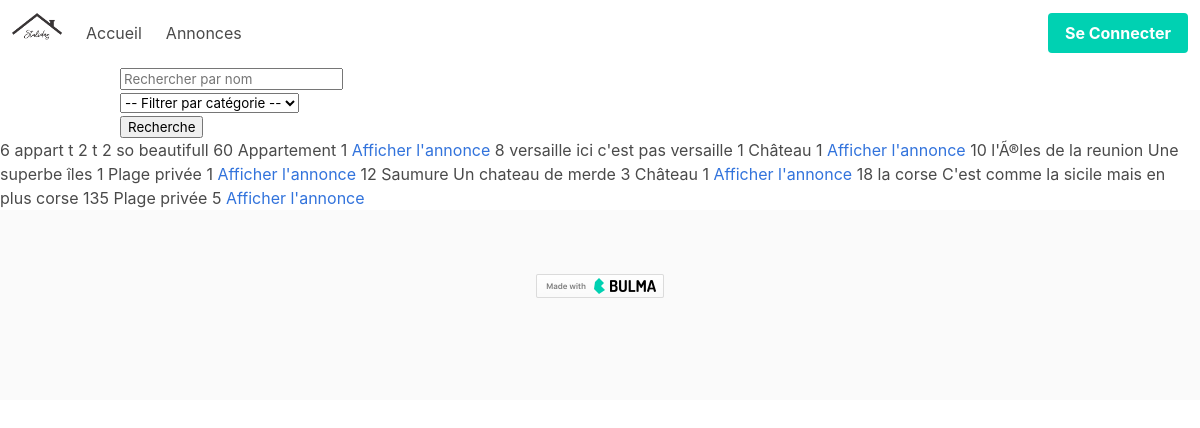
/Annonces.php, run on the app's committed database.
### tables this page shows
CREATE TABLE IF NOT EXISTS `annonces` (
  `ad_id` int(11) NOT NULL AUTO_INCREMENT,
  `title` varchar(255) NOT NULL,
  `content` text NOT NULL,
  `address` varchar(255) NOT NULL,
  `city` varchar(255) DEFAULT NULL,
  `price` int(11) NOT NULL,
  `images` varchar(255) DEFAULT NULL,
  `author` int(11) NOT NULL,
  `category_id` int(11) NOT NULL,
  PRIMARY KEY (`ad_id`),
  KEY `author_fk` (`author`),
  KEY `category_fk` (`category_id`)
);

CREATE TABLE IF NOT EXISTS `categories` (
  `categories_id` int(11) NOT NULL AUTO_INCREMENT,
  `categories_name` varchar(255) NOT NULL,
  PRIMARY KEY (`categories_id`)
);

### includes/functions.php (the view, shortened to what this page needs)
<?php
require 'includes/config.php';
function affichageProduits()
{
    global $conn;
    $sth = $conn->prepare("SELECT p.*,c.categories_name FROM annonces AS p LEFT JOIN categories AS c ON p.category_id = c.categories_id");
    $sth->execute();
    $products = $sth->fetchAll(PDO::FETCH_ASSOC);
    foreach ($products as $product) {
?>
        <tr>
            <th scope="row"><?php echo $product['ad_id']; ?>
            </th>
            <td><?php echo $product['title']; ?>
            </td>
            <td><?php echo $product['content']; ?>
            </td>
            <td><?php echo $product['price']; ?>
            </td>
            <td><?php echo $product['categories_name']; ?>
            </td>
            <td><?php echo $product['author']; ?>
            </td>
            <td> <a href="annonce.php?id=<?php echo $product['ad_id']; ?>">Afficher
                    l'annonce</a>
            </td>
        </tr>
    <?php
    }
}
    ?>

### includes/header.php (shortened to what this page needs)
<?php require 'includes/functions.php'; ?>
<!DOCTYPE html>
<html>
<head>
    <link rel="stylesheet" href="css/main.css">
</head>
<body>
<nav class="navbar" role="navigation" aria-label="main navigation">
    <div class="navbar-brand">
        <a class="navbar-item" href="index.php">
            <img src="images/stuliday-logo-dark.png" width=50 height=50>
        </a>
    </div>
    <div id="navbarBasicExample" class="navbar-menu">
        <div class="navbar-start">
            <a class="navbar-item" href="index.php">
                Accueil
            </a>
            <a class="navbar-item" href="Annonces.php">
                Annonces
            </a>
        </div>
        <div class="navbar-end">
            <?php
            if (!empty($_SESSION)) {
                ?>
            <div class="navbar-item has-dropdown is-hoverable">
                <a class="navbar-link">
                    <?php echo $_SESSION['email']; ?>
                </a>
                <div class="navbar-dropdown">
                    <a class="navbar-item" href="profile.php">
                        Profile
                    </a>
                    <a class="navbar-item" href="addAnnonce.php">
                        Créer une nouvelle annonce
                    </a>
                    <hr class="navbar-divider">
                    <a class="navbar-item" href="?logout">
                        Déconnexion
                    </a>
                </div>
            </div>
            <?php
            } else {
                ?>
            <div class=" navbar-item">
                <div class="buttons">
                    <a class="button is-primary" href="signin.php">
                        <strong>Se Connecter</strong>
                    </a>
                </div>
            </div>
            <?php
            }
        ?>
        </div>
    </div>
</nav>

### Annonces.php (shortened to what this page needs)
<?php
require 'includes/header.php';
?>
<div class="container">
  <form action="products.php" method="post">
    <div class="form-inline">
      <div class="form-group">
        <input type="text" name="search_text" id="InputText" placeholder="Rechercher par nom" class="form-control mb-2 mx-2">
      </div>
      <div class="form-group">
        <select class="form-control mb-2 mx-2" id="InputCategory" name="product_category">
          <option value="" selected> -- Filtrer par catégorie -- </option>
        </select>
      </div>
      <input type="submit" value="Recherche" name="search_form" class=" mb-2 btn btn-info">
    </div>
  </form>
</div>
<?php
if (isset($search)) {
  foreach ($search as $product) { ?>
    <div class="container">
      <div class="field">
        <div class="card">
          <!-- <div class="card-image">
    <figure class="image is-4by3">
      <img src="https://bulma.io/images/placeholders/1280x960.png" alt="Placeholder image">
    </figure>
  </div>
  <div class="card-content">
    <div class="media">
      <div class="media-left">
        <figure class="image is-48x48">
          <img src="https://bulma.io/images/placeholders/96x96.png" alt="Placeholder image">
        </figure>
      </div>
      <div class="media-content">
        <p class="title is-4">John Smith</p>
        <p class="subtitle is-6">@johnsmith</p>
      </div>
    </div>
    <div class="content">
      Lorem ipsum dolor sit amet, consectetur adipiscing elit.
      Phasellus nec iaculis mauris. <a>@bulmaio</a>.
      <a href="#">#css</a> <a href="#">#responsive</a>
      <br>
      <time datetime="2016-1-1">11:09 PM - 1 Jan 2016</time>
    </div>
  </div>
</div> -->
      <?php
    }
  } else {
    affichageProduits($_SESSION['id']);
  }
      ?>
    <?php
    require 'includes/footer.php';

### includes/footer.php (shortened to what this page needs)
<footer class="footer has-text-centered">
    <div class="container">
        <div class="columns">
            <div class="column is-8-desktop is-offset-2-desktop">
                <p style="margin-top: 1rem;">
                    <a href="http://bulma.io">
                        <img src="made-with-bulma.png" alt="Made with Bulma" width="128" height="24">
                    </a>
                </p>
            </div>
        </div>
    </div>
</footer>
</body>
</html>

### data on the page
annonces: ad_id "6", title "appart t 2", content "t 2 so beautifull", price "60", category.categories_name "Appartement", author "1"
annonces: ad_id "8", title "versaille", content "ici c'est pas versaille", price "1", category.categories_name "Château", author "1"
annonces: ad_id "10", title "l'Ã®les de la reunion", content "Une superbe îles", price "1", category.categories_name "Plage privée", author "1"
annonces: ad_id "12", title "Saumure", content "Un chateau de merde", price "3", category.categories_name "Château", author "1"
annonces: ad_id "18", title "la corse", content "C'est comme la sicile mais en plus corse", price "135", category.categories_name "Plage privée", author "5"
